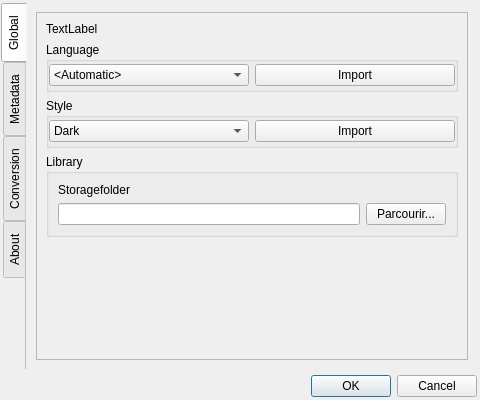
<?xml version="1.0" encoding="UTF-8"?>
<ui version="4.0">
 <class>dialog</class>
 <widget class="QDialog" name="dialog">
  <property name="geometry">
   <rect>
    <x>0</x>
    <y>0</y>
    <width>480</width>
    <height>400</height>
   </rect>
  </property>
  <property name="minimumSize">
   <size>
    <width>480</width>
    <height>400</height>
   </size>
  </property>
  <property name="windowTitle">
   <string>Dialog</string>
  </property>
  <property name="autoFillBackground">
   <bool>true</bool>
  </property>
  <property name="modal">
   <bool>true</bool>
  </property>
  <layout class="QVBoxLayout" name="verticalLayout_2">
   <property name="leftMargin">
    <number>1</number>
   </property>
   <property name="topMargin">
    <number>3</number>
   </property>
   <property name="rightMargin">
    <number>3</number>
   </property>
   <property name="bottomMargin">
    <number>3</number>
   </property>
   <item>
    <widget class="QTabWidget" name="dialog_tabs">
     <property name="minimumSize">
      <size>
       <width>50</width>
       <height>50</height>
      </size>
     </property>
     <property name="cursor">
      <cursorShape>PointingHandCursor</cursorShape>
     </property>
     <property name="focusPolicy">
      <enum>Qt::NoFocus</enum>
     </property>
     <property name="autoFillBackground">
      <bool>true</bool>
     </property>
     <property name="styleSheet">
      <string notr="true"/>
     </property>
     <property name="tabPosition">
      <enum>QTabWidget::West</enum>
     </property>
     <property name="tabShape">
      <enum>QTabWidget::Rounded</enum>
     </property>
     <property name="currentIndex">
      <number>0</number>
     </property>
     <property name="iconSize">
      <size>
       <width>50</width>
       <height>50</height>
      </size>
     </property>
     <property name="elideMode">
      <enum>Qt::ElideMiddle</enum>
     </property>
     <property name="documentMode">
      <bool>true</bool>
     </property>
     <property name="tabBarAutoHide">
      <bool>false</bool>
     </property>
     <widget class="QWidget" name="tab_global">
      <property name="cursor">
       <cursorShape>ArrowCursor</cursorShape>
      </property>
      <property name="toolTip">
       <string/>
      </property>
      <property name="autoFillBackground">
       <bool>true</bool>
      </property>
      <attribute name="title">
       <string>Global</string>
      </attribute>
      <layout class="QVBoxLayout" name="verticalLayout">
       <item>
        <widget class="QScrollArea" name="tab_global_scroll_area">
         <property name="autoFillBackground">
          <bool>false</bool>
         </property>
         <property name="widgetResizable">
          <bool>true</bool>
         </property>
         <widget class="QWidget" name="tab_global_vl">
          <property name="geometry">
           <rect>
            <x>0</x>
            <y>0</y>
            <width>431</width>
            <height>347</height>
           </rect>
          </property>
          <layout class="QVBoxLayout" name="verticalLayout_11">
           <item>
            <widget class="QLabel" name="tab_global_label">
             <property name="cursor">
              <cursorShape>ArrowCursor</cursorShape>
             </property>
             <property name="text">
              <string>TextLabel</string>
             </property>
            </widget>
           </item>
           <item>
            <widget class="QGroupBox" name="tab_global_lang_group_box">
             <property name="minimumSize">
              <size>
               <width>0</width>
               <height>50</height>
              </size>
             </property>
             <property name="title">
              <string>Language</string>
             </property>
             <layout class="QVBoxLayout" name="verticalLayout_3">
              <property name="leftMargin">
               <number>0</number>
              </property>
              <property name="topMargin">
               <number>0</number>
              </property>
              <property name="rightMargin">
               <number>0</number>
              </property>
              <property name="bottomMargin">
               <number>0</number>
              </property>
              <item>
               <layout class="QHBoxLayout" name="tab_global_lang_hl">
                <item>
                 <widget class="QComboBox" name="tab_global_lang_combo_box">
                  <item>
                   <property name="text">
                    <string>&lt;Automatic&gt;</string>
                   </property>
                  </item>
                  <item>
                   <property name="text">
                    <string>English</string>
                   </property>
                  </item>
                  <item>
                   <property name="text">
                    <string>Français</string>
                   </property>
                  </item>
                 </widget>
                </item>
                <item>
                 <widget class="QPushButton" name="tab_global_lang_btn">
                  <property name="text">
                   <string>Import</string>
                  </property>
                 </widget>
                </item>
               </layout>
              </item>
             </layout>
            </widget>
           </item>
           <item>
            <widget class="QGroupBox" name="tab_global_style_group_box">
             <property name="minimumSize">
              <size>
               <width>0</width>
               <height>50</height>
              </size>
             </property>
             <property name="title">
              <string>Style</string>
             </property>
             <layout class="QVBoxLayout" name="verticalLayout_4">
              <property name="leftMargin">
               <number>0</number>
              </property>
              <property name="topMargin">
               <number>0</number>
              </property>
              <property name="rightMargin">
               <number>0</number>
              </property>
              <property name="bottomMargin">
               <number>0</number>
              </property>
              <item>
               <layout class="QHBoxLayout" name="tab_global_style_hl">
                <item>
                 <widget class="QComboBox" name="tab_global_style_combo_box">
                  <item>
                   <property name="text">
                    <string>Dark</string>
                   </property>
                  </item>
                  <item>
                   <property name="text">
                    <string>Light</string>
                   </property>
                  </item>
                 </widget>
                </item>
                <item>
                 <widget class="QPushButton" name="tab_global_style_import_btn">
                  <property name="text">
                   <string>Import</string>
                  </property>
                 </widget>
                </item>
               </layout>
              </item>
             </layout>
            </widget>
           </item>
           <item>
            <widget class="QGroupBox" name="tab_global_library_group_box">
             <property name="title">
              <string>Library</string>
             </property>
             <layout class="QVBoxLayout" name="verticalLayout_5">
              <item>
               <widget class="QLabel" name="tab_global_library_folder_label">
                <property name="text">
                 <string>Storagefolder</string>
                </property>
               </widget>
              </item>
              <item>
               <layout class="QHBoxLayout" name="tab_global_library_hl1">
                <item>
                 <widget class="QLineEdit" name="tab_global_library_folder_line_edit"/>
                </item>
                <item>
                 <widget class="QPushButton" name="tab_global_library_folder_btn">
                  <property name="text">
                   <string>Parcourir...</string>
                  </property>
                 </widget>
                </item>
               </layout>
              </item>
             </layout>
            </widget>
           </item>
           <item>
            <spacer name="tab_global_vertical_spacer">
             <property name="orientation">
              <enum>Qt::Vertical</enum>
             </property>
             <property name="sizeHint" stdset="0">
              <size>
               <width>20</width>
               <height>40</height>
              </size>
             </property>
            </spacer>
           </item>
          </layout>
         </widget>
        </widget>
       </item>
      </layout>
     </widget>
     <widget class="QWidget" name="tab_metadata">
      <attribute name="title">
       <string>Metadata</string>
      </attribute>
      <layout class="QVBoxLayout" name="verticalLayout_7">
       <item>
        <widget class="QScrollArea" name="tab_metadata_scroll_area">
         <property name="widgetResizable">
          <bool>true</bool>
         </property>
         <widget class="QWidget" name="tab_metadata_vl">
          <property name="geometry">
           <rect>
            <x>0</x>
            <y>0</y>
            <width>431</width>
            <height>347</height>
           </rect>
          </property>
          <layout class="QVBoxLayout" name="verticalLayout_12">
           <item>
            <widget class="QGroupBox" name="tab_metadata_default_cover_group_box">
             <property name="minimumSize">
              <size>
               <width>0</width>
               <height>100</height>
              </size>
             </property>
             <property name="title">
              <string>Default Cover Style</string>
             </property>
             <property name="flat">
              <bool>false</bool>
             </property>
             <layout class="QHBoxLayout" name="horizontalLayout">
              <item>
               <widget class="QLabel" name="tab_metadata_default_cover_label_preview">
                <property name="maximumSize">
                 <size>
                  <width>300</width>
                  <height>16777215</height>
                 </size>
                </property>
                <property name="text">
                 <string>TextLabel</string>
                </property>
               </widget>
              </item>
              <item>
               <layout class="QVBoxLayout" name="tab_metadata_default_cover_vl">
                <item>
                 <layout class="QHBoxLayout" name="tab_metadata_default_cover_hl1">
                  <item>
                   <widget class="QLabel" name="tab_metadata_default_cover_background_label">
                    <property name="text">
                     <string>Background</string>
                    </property>
                   </widget>
                  </item>
                  <item>
                   <widget class="QComboBox" name="tab_metadata_default_cover_background_combo_box"/>
                  </item>
                 </layout>
                </item>
                <item>
                 <layout class="QHBoxLayout" name="tab_metadata_default_cover_hl2">
                  <item>
                   <widget class="QLabel" name="tab_metadata_default_cover_pattern_label">
                    <property name="text">
                     <string>Pattern</string>
                    </property>
                   </widget>
                  </item>
                  <item>
                   <widget class="QComboBox" name="tab_metadata_default_cover_pattern_combo_box"/>
                  </item>
                 </layout>
                </item>
                <item>
                 <layout class="QHBoxLayout" name="tab_metadata_default_cover_hl3">
                  <item>
                   <widget class="QLabel" name="tab_metadata_default_cover_title_label">
                    <property name="text">
                     <string>Title</string>
                    </property>
                   </widget>
                  </item>
                  <item>
                   <widget class="QComboBox" name="tab_metadata_default_cover_title_combo_box"/>
                  </item>
                 </layout>
                </item>
                <item>
                 <layout class="QHBoxLayout" name="tab_metadata_default_cover_hl4">
                  <item>
                   <widget class="QLabel" name="tab_metadata_default_cover_series_label">
                    <property name="text">
                     <string>Series</string>
                    </property>
                   </widget>
                  </item>
                  <item>
                   <widget class="QComboBox" name="tab_metadata_default_cover_series_combo_box"/>
                  </item>
                 </layout>
                </item>
                <item>
                 <layout class="QHBoxLayout" name="tab_metadata_default_cover_hl5">
                  <item>
                   <widget class="QLabel" name="tab_metadata_default_cover_authors_label">
                    <property name="text">
                     <string>Authors</string>
                    </property>
                   </widget>
                  </item>
                  <item>
                   <widget class="QComboBox" name="tab_metadata_default_cover_authors_combo_box"/>
                  </item>
                 </layout>
                </item>
               </layout>
              </item>
             </layout>
            </widget>
           </item>
           <item>
            <widget class="QGroupBox" name="tab_metadata_import_group_box">
             <property name="minimumSize">
              <size>
               <width>0</width>
               <height>100</height>
              </size>
             </property>
             <property name="title">
              <string>Import</string>
             </property>
             <property name="flat">
              <bool>false</bool>
             </property>
             <layout class="QVBoxLayout" name="verticalLayout_10">
              <item>
               <layout class="QHBoxLayout" name="tab_metadata_import_hl1">
                <item>
                 <widget class="QLabel" name="tab_metadata_import_filename_template_label">
                  <property name="text">
                   <string>File name parse template</string>
                  </property>
                 </widget>
                </item>
                <item>
                 <widget class="QComboBox" name="tab_metadata_import_filename_template_combo_box"/>
                </item>
               </layout>
              </item>
              <item>
               <layout class="QHBoxLayout" name="tab_metadata_import_hl2">
                <item>
                 <widget class="QLabel" name="tab_metadata_import_filename_separator_label">
                  <property name="text">
                   <string>File name parse separator</string>
                  </property>
                 </widget>
                </item>
                <item>
                 <widget class="QLineEdit" name="tab_metadata_import_filename_separator_line_edit"/>
                </item>
               </layout>
              </item>
             </layout>
            </widget>
           </item>
           <item>
            <spacer name="tab_metadata_vertical_spacer">
             <property name="orientation">
              <enum>Qt::Vertical</enum>
             </property>
             <property name="sizeHint" stdset="0">
              <size>
               <width>20</width>
               <height>40</height>
              </size>
             </property>
            </spacer>
           </item>
          </layout>
         </widget>
        </widget>
       </item>
      </layout>
     </widget>
     <widget class="QWidget" name="tab_conversion">
      <attribute name="title">
       <string>Conversion</string>
      </attribute>
     </widget>
     <widget class="QWidget" name="tab_about">
      <attribute name="title">
       <string>About</string>
      </attribute>
      <layout class="QVBoxLayout" name="verticalLayout_6">
       <item>
        <widget class="QScrollArea" name="tab_about_scroll_area">
         <property name="widgetResizable">
          <bool>true</bool>
         </property>
         <widget class="QWidget" name="tab_about_vl">
          <property name="geometry">
           <rect>
            <x>0</x>
            <y>0</y>
            <width>417</width>
            <height>408</height>
           </rect>
          </property>
          <layout class="QVBoxLayout" name="verticalLayout_9">
           <item>
            <widget class="QLabel" name="tab_about_label">
             <property name="text">
              <string>EbookCollection

MIT License

Copyright (c) 2020-2021 Boulain Kévin

Permission is hereby granted, free of charge, to any person obtaining a copy
of this software and associated documentation files (the &quot;Software&quot;), to deal
in the Software without restriction, including without limitation the rights
to use, copy, modify, merge, publish, distribute, sublicense, and/or sell
copies of the Software, and to permit persons to whom the Software is
furnished to do so, subject to the following conditions:

The above copyright notice and this permission notice shall be included in all
copies or substantial portions of the Software.

THE SOFTWARE IS PROVIDED &quot;AS IS&quot;, WITHOUT WARRANTY OF ANY KIND, EXPRESS OR
IMPLIED, INCLUDING BUT NOT LIMITED TO THE WARRANTIES OF MERCHANTABILITY,
FITNESS FOR A PARTICULAR PURPOSE AND NONINFRINGEMENT. IN NO EVENT SHALL THE
AUTHORS OR COPYRIGHT HOLDERS BE LIABLE FOR ANY CLAIM, DAMAGES OR OTHER
LIABILITY, WHETHER IN AN ACTION OF CONTRACT, TORT OR OTHERWISE, ARISING FROM,
OUT OF OR IN CONNECTION WITH THE SOFTWARE OR THE USE OR OTHER DEALINGS IN THE
SOFTWARE.
</string>
             </property>
             <property name="alignment">
              <set>Qt::AlignLeading|Qt::AlignLeft|Qt::AlignTop</set>
             </property>
             <property name="wordWrap">
              <bool>true</bool>
             </property>
            </widget>
           </item>
          </layout>
         </widget>
        </widget>
       </item>
      </layout>
     </widget>
    </widget>
   </item>
   <item>
    <widget class="QDialogButtonBox" name="button_box">
     <property name="orientation">
      <enum>Qt::Horizontal</enum>
     </property>
     <property name="standardButtons">
      <set>QDialogButtonBox::Cancel|QDialogButtonBox::Ok</set>
     </property>
    </widget>
   </item>
  </layout>
 </widget>
 <resources/>
 <connections>
  <connection>
   <sender>button_box</sender>
   <signal>accepted()</signal>
   <receiver>dialog</receiver>
   <slot>accept()</slot>
   <hints>
    <hint type="sourcelabel">
     <x>248</x>
     <y>254</y>
    </hint>
    <hint type="destinationlabel">
     <x>157</x>
     <y>274</y>
    </hint>
   </hints>
  </connection>
  <connection>
   <sender>button_box</sender>
   <signal>rejected()</signal>
   <receiver>dialog</receiver>
   <slot>reject()</slot>
   <hints>
    <hint type="sourcelabel">
     <x>316</x>
     <y>260</y>
    </hint>
    <hint type="destinationlabel">
     <x>286</x>
     <y>274</y>
    </hint>
   </hints>
  </connection>
 </connections>
</ui>
